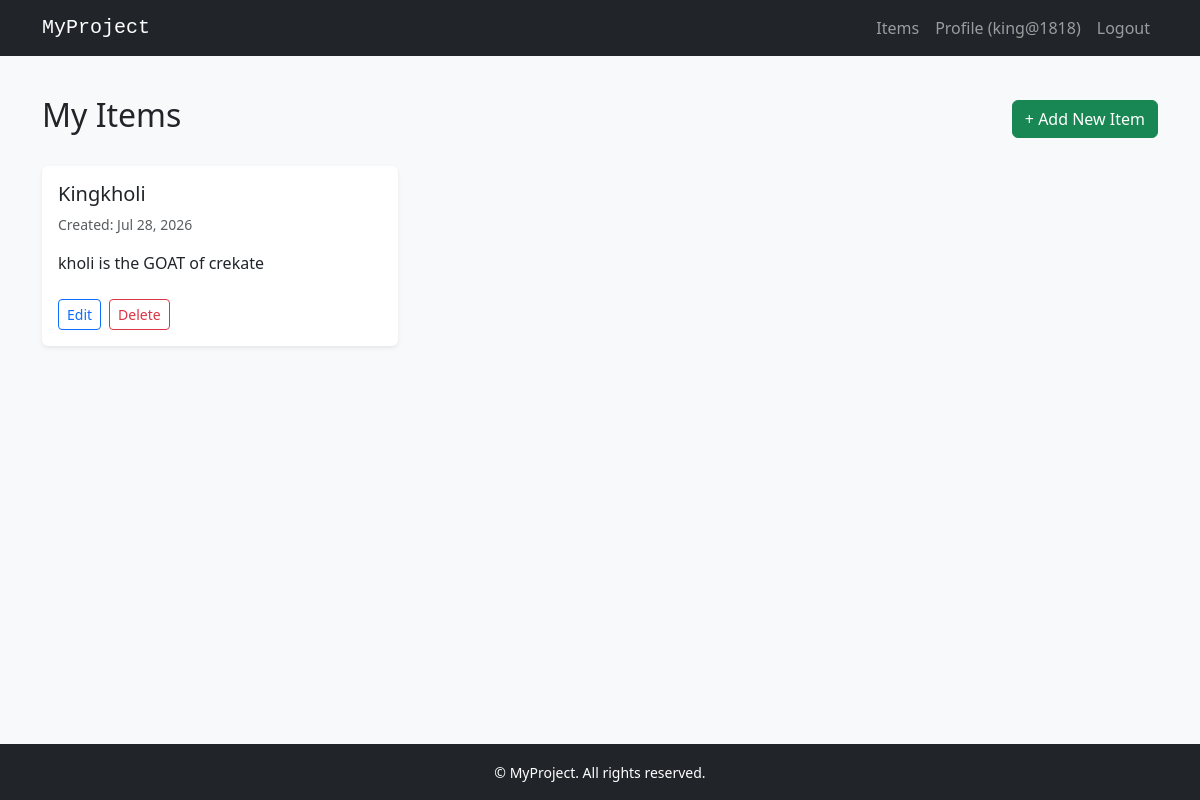
Screenshot of / (signed in) with the database file from the repository.
### myapp/models.py (models this page shows, shortened)
class Item(models.Model):
    title = models.CharField(max_length=200)
    description = models.TextField()
    created_by = models.ForeignKey(User, on_delete=models.CASCADE, related_name='items')
    created_at = models.DateTimeField(auto_now_add=True)
    updated_at = models.DateTimeField(auto_now=True)

### myapp/views.py (the view)
# urls.py: path('', views.item_list, name='crud_list'),
@login_required
def item_list(request):
    items = Item.objects.filter(created_by=request.user)
    return render(request, 'read.html', {'items': items})

### templates/read.html (shortened to what this page needs)
{% extends 'base.html' %}
{% block content %}
<div class="d-flex justify-content-between align-items-center mb-4">
    <h2>My Items</h2>
    <a href="{% url 'crud_create' %}" class="btn btn-success">+ Add New Item</a>
</div>
{% if items %}
    <div class="row row-cols-1 row-cols-md-2 row-cols-lg-3 g-4">
        {% for item in items %}
            <div class="col">
                <div class="card h-100 shadow-sm border-0">
                    <div class="card-body">
                        <h5 class="card-title">{{ item.title }}</h5>
                        <p class="card-text text-muted small">Created: {{ item.created_at|date:"M d, Y" }}</p>
                        <p class="card-text">{{ item.description|truncatewords:20 }}</p>
                    </div>
                    <div class="card-footer bg-transparent border-top-0 d-flex gap-2 pb-3">
                        <a href="{% url 'crud_update' item.pk %}" class="btn btn-sm btn-outline-primary">Edit</a>
                        <form method="post" action="{% url 'crud_delete' item.pk %}" onsubmit="return confirm('Are you sure you want to delete this item?');">
                            <button type="submit" class="btn btn-sm btn-outline-danger">Delete</button>
                        </form>
                    </div>
                </div>
            </div>
        {% endfor %}
    </div>
{% else %}
    <div class="text-center py-5">
        <h4 class="text-muted">No items found!</h4>
        <p class="text-muted">Get started by creating your first item.</p>
        <a href="{% url 'crud_create' %}" class="btn btn-primary mt-2">Create Item</a>
    </div>
{% endif %}
{% endblock %}

### templates/base.html (shortened to what this page needs)
<!DOCTYPE html>
<html lang="en">
<head>
    <link href="https://cdn.jsdelivr.net/npm/bootstrap@5.3.3/dist/css/bootstrap.min.css" rel="stylesheet">
</head>
<body class="bg-light d-flex flex-column min-vh-100">
    <nav class="navbar navbar-expand-lg navbar-dark bg-dark">
        <div class="container">
            <a class="navbar-brand font-monospace" href="{% url 'crud_list' %}">MyProject</a>
            <div class="collapse navbar-collapse" id="navbarNav">
                <ul class="navbar-nav ms-auto">
                    {% if user.is_authenticated %}
                        <li class="nav-item">
                            <a class="nav-link" href="{% url 'crud_list' %}">Items</a>
                        </li>
                        <li class="nav-item">
                            <a class="nav-link" href="{% url 'profile' %}">Profile ({{ user.username }})</a>
                        </li>
                        <li class="nav-item">
                            <a class="nav-link" href="{% url 'logout' %}">Logout</a>
                        </li>
                    {% endif %}
                </ul>
            </div>
        </div>
    </nav>
    <main class="container my-4 flex-grow-1">
        {% block content %}{% endblock %}
    </main>
    <footer class="bg-dark text-white text-center py-3 mt-auto">
        <div class="container">
            <small>&copy; MyProject. All rights reserved.</small>
        </div>
    </footer>
</body>
</html>

### rows the page displays
Item: title "Kingkholi", created_at "Jul 28, 2026", description "kholi is the GOAT of crekate"

### other values shown
{{ user.username }} "king@1818"
